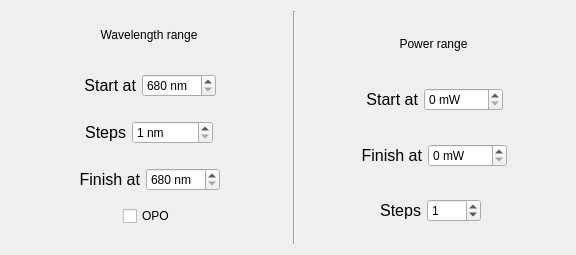
        <widget class="QFrame" name="frame_40">
         <property name="frameShape">
          <enum>QFrame::NoFrame</enum>
         </property>
         <property name="frameShadow">
          <enum>QFrame::Raised</enum>
         </property>
         <layout class="QHBoxLayout" name="horizontalLayout_20">
          <item>
           <widget class="QFrame" name="frame_47">
            <property name="maximumSize">
             <size>
              <width>406</width>
              <height>16777215</height>
             </size>
            </property>
            <property name="frameShape">
             <enum>QFrame::NoFrame</enum>
            </property>
            <property name="frameShadow">
             <enum>QFrame::Raised</enum>
            </property>
            <layout class="QVBoxLayout" name="verticalLayout_23">
             <item>
              <widget class="QLabel" name="label_12">
               <property name="minimumSize">
                <size>
                 <width>0</width>
                 <height>30</height>
                </size>
               </property>
               <property name="maximumSize">
                <size>
                 <width>16777215</width>
                 <height>30</height>
                </size>
               </property>
               <property name="styleSheet">
                <string notr="true">font: 75 14pt &quot;MS Shell Dlg 2&quot;;</string>
               </property>
               <property name="text">
                <string>Wavelength range</string>
               </property>
               <property name="alignment">
                <set>Qt::AlignCenter</set>
               </property>
              </widget>
             </item>
             <item>
              <widget class="QFrame" name="frame_54">
               <property name="maximumSize">
                <size>
                 <width>386</width>
                 <height>16777215</height>
                </size>
               </property>
               <property name="frameShape">
                <enum>QFrame::NoFrame</enum>
               </property>
               <property name="frameShadow">
                <enum>QFrame::Raised</enum>
               </property>
               <layout class="QVBoxLayout" name="verticalLayout_26">
                <item>
                 <widget class="QFrame" name="frame_53">
                  <property name="frameShape">
                   <enum>QFrame::NoFrame</enum>
                  </property>
                  <property name="frameShadow">
                   <enum>QFrame::Raised</enum>
                  </property>
                  <layout class="QHBoxLayout" name="horizontalLayout_22">
                   <item>
                    <spacer name="horizontalSpacer_6">
                     <property name="orientation">
                      <enum>Qt::Horizontal</enum>
                     </property>
                     <property name="sizeHint" stdset="0">
                      <size>
                       <width>40</width>
                       <height>20</height>
                      </size>
                     </property>
                    </spacer>
                   </item>
                   <item>
                    <widget class="QLabel" name="label_13">
                     <property name="text">
                      <string>&lt;html&gt;&lt;head/&gt;&lt;body&gt;&lt;p&gt;&lt;span style=&quot; font-size:12pt;&quot;&gt;Start at&lt;/span&gt;&lt;/p&gt;&lt;/body&gt;&lt;/html&gt;</string>
                     </property>
                     <property name="alignment">
                      <set>Qt::AlignRight|Qt::AlignTrailing|Qt::AlignVCenter</set>
                     </property>
                    </widget>
                   </item>
                   <item>
                    <widget class="QSpinBox" name="spb_set_wavelength_min">
                     <property name="maximumSize">
                      <size>
                       <width>200</width>
                       <height>16777215</height>
                      </size>
                     </property>
                     <property name="suffix">
                      <string> nm</string>
                     </property>
                     <property name="minimum">
                      <number>680</number>
                     </property>
                     <property name="maximum">
                      <number>1080</number>
                     </property>
                    </widget>
                   </item>
                   <item>
                    <spacer name="horizontalSpacer_3">
                     <property name="orientation">
                      <enum>Qt::Horizontal</enum>
                     </property>
                     <property name="sizeHint" stdset="0">
                      <size>
                       <width>40</width>
                       <height>20</height>
                      </size>
                     </property>
                    </spacer>
                   </item>
                  </layout>
                 </widget>
                </item>
                <item>
                 <widget class="QFrame" name="frame_57">
                  <property name="frameShape">
                   <enum>QFrame::NoFrame</enum>
                  </property>
                  <property name="frameShadow">
                   <enum>QFrame::Raised</enum>
                  </property>
                  <layout class="QHBoxLayout" name="horizontalLayout_23">
                   <item>
                    <spacer name="horizontalSpacer_7">
                     <property name="orientation">
                      <enum>Qt::Horizontal</enum>
                     </property>
                     <property name="sizeHint" stdset="0">
                      <size>
                       <width>40</width>
                       <height>20</height>
                      </size>
                     </property>
                    </spacer>
                   </item>
                   <item>
                    <widget class="QLabel" name="label_14">
                     <property name="text">
                      <string>&lt;html&gt;&lt;head/&gt;&lt;body&gt;&lt;p&gt;&lt;span style=&quot; font-size:12pt;&quot;&gt;Steps&lt;/span&gt;&lt;/p&gt;&lt;/body&gt;&lt;/html&gt;</string>
                     </property>
                     <property name="alignment">
                      <set>Qt::AlignRight|Qt::AlignTrailing|Qt::AlignVCenter</set>
                     </property>
                    </widget>
                   </item>
                   <item>
                    <widget class="QDoubleSpinBox" name="spb_set_wavelength_pitch">
                     <property name="maximumSize">
                      <size>
                       <width>200</width>
                       <height>16777215</height>
                      </size>
                     </property>
                     <property name="suffix">
                      <string> nm</string>
                     </property>
                     <property name="decimals">
                      <number>0</number>
                     </property>
                     <property name="minimum">
                      <double>1.000000000000000</double>
                     </property>
                     <property name="maximum">
                      <double>10000.000000000000000</double>
                     </property>
                    </widget>
                   </item>
                   <item>
                    <spacer name="horizontalSpacer_4">
                     <property name="orientation">
                      <enum>Qt::Horizontal</enum>
                     </property>
                     <property name="sizeHint" stdset="0">
                      <size>
                       <width>40</width>
                       <height>20</height>
                      </size>
                     </property>
                    </spacer>
                   </item>
                  </layout>
                 </widget>
                </item>
                <item>
                 <widget class="QFrame" name="frame_58">
                  <property name="frameShape">
                   <enum>QFrame::NoFrame</enum>
                  </property>
                  <property name="frameShadow">
                   <enum>QFrame::Raised</enum>
                  </property>
                  <layout class="QHBoxLayout" name="horizontalLayout_24">
                   <item>
                    <spacer name="horizontalSpacer_8">
                     <property name="orientation">
                      <enum>Qt::Horizontal</enum>
                     </property>
                     <property name="sizeHint" stdset="0">
                      <size>
                       <width>40</width>
                       <height>20</height>
                      </size>
                     </property>
                    </spacer>
                   </item>
                   <item>
                    <widget class="QLabel" name="label_15">
                     <property name="text">
                      <string>&lt;html&gt;&lt;head/&gt;&lt;body&gt;&lt;p&gt;&lt;span style=&quot; font-size:12pt;&quot;&gt;Finish at&lt;/span&gt;&lt;/p&gt;&lt;/body&gt;&lt;/html&gt;</string>
                     </property>
                     <property name="alignment">
                      <set>Qt::AlignRight|Qt::AlignTrailing|Qt::AlignVCenter</set>
                     </property>
                    </widget>
                   </item>
                   <item>
                    <widget class="QSpinBox" name="spb_set_wavelength_max">
                     <property name="maximumSize">
                      <size>
                       <width>100</width>
                       <height>16777215</height>
                      </size>
                     </property>
                     <property name="suffix">
                      <string> nm</string>
                     </property>
                     <property name="minimum">
                      <number>680</number>
                     </property>
                     <property name="maximum">
                      <number>1080</number>
                     </property>
                    </widget>
                   </item>
                   <item>
                    <spacer name="horizontalSpacer_5">
                     <property name="orientation">
                      <enum>Qt::Horizontal</enum>
                     </property>
                     <property name="sizeHint" stdset="0">
                      <size>
                       <width>40</width>
                       <height>20</height>
                      </size>
                     </property>
                    </spacer>
                   </item>
                  </layout>
                 </widget>
                </item>
                <item>
                 <layout class="QHBoxLayout" name="horizontalLayout_9">
                  <item>
                   <spacer name="horizontalSpacer_2">
                    <property name="orientation">
                     <enum>Qt::Horizontal</enum>
                    </property>
                    <property name="sizeHint" stdset="0">
                     <size>
                      <width>40</width>
                      <height>20</height>
                     </size>
                    </property>
                   </spacer>
                  </item>
                  <item>
                   <widget class="QCheckBox" name="btn_check_opo">
                    <property name="maximumSize">
                     <size>
                      <width>70</width>
                      <height>16777215</height>
                     </size>
                    </property>
                    <property name="text">
                     <string>OPO</string>
                    </property>
                   </widget>
                  </item>
                  <item>
                   <spacer name="horizontalSpacer">
                    <property name="orientation">
                     <enum>Qt::Horizontal</enum>
                    </property>
                    <property name="sizeHint" stdset="0">
                     <size>
                      <width>40</width>
                      <height>20</height>
                     </size>
                    </property>
                   </spacer>
                  </item>
                 </layout>
                </item>
               </layout>
              </widget>
             </item>
            </layout>
           </widget>
          </item>
          <item>
           <widget class="Line" name="line_4">
            <property name="orientation">
             <enum>Qt::Vertical</enum>
            </property>
           </widget>
          </item>
          <item>
           <widget class="QFrame" name="frame_48">
            <property name="maximumSize">
             <size>
              <width>406</width>
              <height>16777215</height>
             </size>
            </property>
            <property name="frameShape">
             <enum>QFrame::NoFrame</enum>
            </property>
            <property name="frameShadow">
             <enum>QFrame::Raised</enum>
            </property>
            <layout class="QVBoxLayout" name="verticalLayout_24">
             <item>
              <widget class="QFrame" name="frame_60">
               <property name="maximumSize">
                <size>
                 <width>386</width>
                 <height>16777215</height>
                </size>
               </property>
               <property name="frameShape">
                <enum>QFrame::NoFrame</enum>
               </property>
               <property name="frameShadow">
                <enum>QFrame::Raised</enum>
               </property>
               <layout class="QVBoxLayout" name="verticalLayout_27">
                <item>
                 <widget class="QLabel" name="label_16">
                  <property name="minimumSize">
                   <size>
                    <width>0</width>
                    <height>30</height>
                   </size>
                  </property>
                  <property name="maximumSize">
                   <size>
                    <width>16777215</width>
                    <height>30</height>
                   </size>
                  </property>
                  <property name="styleSheet">
                   <string notr="true">font: 75 14pt &quot;MS Shell Dlg 2&quot;;</string>
                  </property>
                  <property name="text">
                   <string>Power range</string>
                  </property>
                  <property name="alignment">
                   <set>Qt::AlignCenter</set>
                  </property>
                 </widget>
                </item>
               </layout>
              </widget>
             </item>
             <item>
              <widget class="QFrame" name="frame_56">
               <property name="frameShape">
                <enum>QFrame::NoFrame</enum>
               </property>
               <property name="frameShadow">
                <enum>QFrame::Raised</enum>
               </property>
               <layout class="QHBoxLayout" name="horizontalLayout_25">
                <item>
                 <spacer name="horizontalSpacer_9">
                  <property name="orientation">
                   <enum>Qt::Horizontal</enum>
                  </property>
                  <property name="sizeHint" stdset="0">
                   <size>
                    <width>40</width>
                    <height>20</height>
                   </size>
                  </property>
                 </spacer>
                </item>
                <item>
                 <widget class="QLabel" name="label_17">
                  <property name="text">
                   <string>&lt;html&gt;&lt;head/&gt;&lt;body&gt;&lt;p&gt;&lt;span style=&quot; font-size:12pt;&quot;&gt;Start at&lt;/span&gt;&lt;/p&gt;&lt;/body&gt;&lt;/html&gt;</string>
                  </property>
                  <property name="alignment">
                   <set>Qt::AlignRight|Qt::AlignTrailing|Qt::AlignVCenter</set>
                  </property>
                 </widget>
                </item>
                <item>
                 <widget class="QSpinBox" name="spb_set_power_max">
                  <property name="maximumSize">
                   <size>
                    <width>100</width>
                    <height>16777215</height>
                   </size>
                  </property>
                  <property name="suffix">
                   <string> mW</string>
                  </property>
                  <property name="maximum">
                   <number>2000</number>
                  </property>
                 </widget>
                </item>
                <item>
                 <spacer name="horizontalSpacer_12">
                  <property name="orientation">
                   <enum>Qt::Horizontal</enum>
                  </property>
                  <property name="sizeHint" stdset="0">
                   <size>
                    <width>40</width>
                    <height>20</height>
                   </size>
                  </property>
                 </spacer>
                </item>
               </layout>
              </widget>
             </item>
             <item>
              <widget class="QFrame" name="frame_59">
               <property name="frameShape">
                <enum>QFrame::NoFrame</enum>
               </property>
               <property name="frameShadow">
                <enum>QFrame::Raised</enum>
               </property>
               <layout class="QHBoxLayout" name="horizontalLayout_26">
                <item>
                 <spacer name="horizontalSpacer_10">
                  <property name="orientation">
                   <enum>Qt::Horizontal</enum>
                  </property>
                  <property name="sizeHint" stdset="0">
                   <size>
                    <width>40</width>
                    <height>20</height>
                   </size>
                  </property>
                 </spacer>
                </item>
                <item>
                 <widget class="QLabel" name="label_18">
                  <property name="text">
                   <string>&lt;html&gt;&lt;head/&gt;&lt;body&gt;&lt;p&gt;&lt;span style=&quot; font-size:12pt;&quot;&gt;Finish at&lt;/span&gt;&lt;/p&gt;&lt;/body&gt;&lt;/html&gt;</string>
                  </property>
                  <property name="alignment">
                   <set>Qt::AlignRight|Qt::AlignTrailing|Qt::AlignVCenter</set>
                  </property>
                 </widget>
                </item>
                <item>
                 <widget class="QSpinBox" name="spb_set_power_min">
                  <property name="maximumSize">
                   <size>
                    <width>100</width>
                    <height>16777215</height>
                   </size>
                  </property>
                  <property name="suffix">
                   <string> mW</string>
                  </property>
                  <property name="maximum">
                   <number>2000</number>
                  </property>
                 </widget>
                </item>
                <item>
                 <spacer name="horizontalSpacer_13">
                  <property name="orientation">
                   <enum>Qt::Horizontal</enum>
                  </property>
                  <property name="sizeHint" stdset="0">
                   <size>
                    <width>40</width>
                    <height>20</height>
                   </size>
                  </property>
                 </spacer>
                </item>
               </layout>
              </widget>
             </item>
             <item>
              <widget class="QFrame" name="frame_55">
               <property name="frameShape">
                <enum>QFrame::NoFrame</enum>
               </property>
               <property name="frameShadow">
                <enum>QFrame::Raised</enum>
               </property>
               <layout class="QHBoxLayout" name="horizontalLayout_27">
                <item>
                 <spacer name="horizontalSpacer_11">
                  <property name="orientation">
                   <enum>Qt::Horizontal</enum>
                  </property>
                  <property name="sizeHint" stdset="0">
                   <size>
                    <width>40</width>
                    <height>20</height>
                   </size>
                  </property>
                 </spacer>
                </item>
                <item>
                 <widget class="QLabel" name="label_24">
                  <property name="text">
                   <string>&lt;html&gt;&lt;head/&gt;&lt;body&gt;&lt;p&gt;&lt;span style=&quot; font-size:12pt;&quot;&gt;Steps&lt;/span&gt;&lt;/p&gt;&lt;/body&gt;&lt;/html&gt;</string>
                  </property>
                  <property name="alignment">
                   <set>Qt::AlignRight|Qt::AlignTrailing|Qt::AlignVCenter</set>
                  </property>
                 </widget>
                </item>
                <item>
                 <widget class="QSpinBox" name="spb_set_number_of_power_measure">
                  <property name="maximumSize">
                   <size>
                    <width>100</width>
                    <height>16777215</height>
                   </size>
                  </property>
                  <property name="suffix">
                   <string/>
                  </property>
                  <property name="maximum">
                   <number>1000</number>
                  </property>
                  <property name="value">
                   <number>1</number>
                  </property>
                 </widget>
                </item>
                <item>
                 <spacer name="horizontalSpacer_14">
                  <property name="orientation">
                   <enum>Qt::Horizontal</enum>
                  </property>
                  <property name="sizeHint" stdset="0">
                   <size>
                    <width>40</width>
                    <height>20</height>
                   </size>
                  </property>
                 </spacer>
                </item>
                <item>
                 <widget class="QLabel" name="label_25">
                  <property name="text">
                   <string>&lt;html&gt;&lt;head/&gt;&lt;body&gt;&lt;p&gt;&lt;br/&gt;&lt;/p&gt;&lt;/body&gt;&lt;/html&gt;</string>
                  </property>
                  <property name="alignment">
                   <set>Qt::AlignLeading|Qt::AlignLeft|Qt::AlignVCenter</set>
                  </property>
                 </widget>
                </item>
               </layout>
              </widget>
             </item>
            </layout>
           </widget>
          </item>
         </layout>
        </widget>
